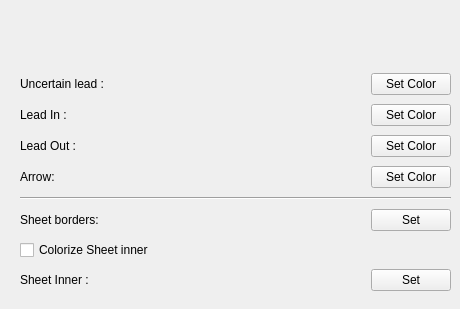
      <widget class="QWidget" name="page_color_lead">
       <widget class="QWidget" name="verticalLayoutWidget_4">
        <property name="geometry">
         <rect>
          <x>20</x>
          <y>70</y>
          <width>431</width>
          <height>230</height>
         </rect>
        </property>
        <layout class="QVBoxLayout" name="verticalLayout_4">
         <item>
          <layout class="QHBoxLayout" name="horizontalLayLeadUncer">
           <item>
            <widget class="QLabel" name="label_27">
             <property name="text">
              <string>Uncertain lead :</string>
             </property>
             <property name="buddy">
              <cstring>penPB_6</cstring>
             </property>
            </widget>
           </item>
           <item>
            <spacer name="horizoUncerlead">
             <property name="orientation">
              <enum>Qt::Horizontal</enum>
             </property>
             <property name="sizeType">
              <enum>QSizePolicy::Expanding</enum>
             </property>
             <property name="sizeHint" stdset="0">
              <size>
               <width>100</width>
               <height>20</height>
              </size>
             </property>
            </spacer>
           </item>
           <item>
            <widget class="QPushButton" name="penPB_6">
             <property name="text">
              <string>Set Color</string>
             </property>
            </widget>
           </item>
          </layout>
         </item>
         <item>
          <layout class="QHBoxLayout" name="horizontalLayout_10">
           <item>
            <widget class="QLabel" name="label_14">
             <property name="text">
              <string>Lead In :</string>
             </property>
             <property name="buddy">
              <cstring>penPB_2</cstring>
             </property>
            </widget>
           </item>
           <item>
            <spacer name="horizontalSpac_6">
             <property name="orientation">
              <enum>Qt::Horizontal</enum>
             </property>
             <property name="sizeType">
              <enum>QSizePolicy::Expanding</enum>
             </property>
             <property name="sizeHint" stdset="0">
              <size>
               <width>100</width>
               <height>20</height>
              </size>
             </property>
            </spacer>
           </item>
           <item>
            <widget class="QPushButton" name="penPB_2">
             <property name="text">
              <string>Set Color</string>
             </property>
            </widget>
           </item>
          </layout>
         </item>
         <item>
          <layout class="QHBoxLayout" name="horizontalLayout_19">
           <item>
            <widget class="QLabel" name="label_22">
             <property name="text">
              <string>Lead Out :</string>
             </property>
             <property name="buddy">
              <cstring>penPB_3</cstring>
             </property>
            </widget>
           </item>
           <item>
            <spacer name="horizoalSpacer_6">
             <property name="orientation">
              <enum>Qt::Horizontal</enum>
             </property>
             <property name="sizeType">
              <enum>QSizePolicy::Expanding</enum>
             </property>
             <property name="sizeHint" stdset="0">
              <size>
               <width>100</width>
               <height>20</height>
              </size>
             </property>
            </spacer>
           </item>
           <item>
            <widget class="QPushButton" name="penPB_3">
             <property name="text">
              <string>Set Color</string>
             </property>
            </widget>
           </item>
          </layout>
         </item>
         <item>
          <layout class="QHBoxLayout" name="horizontalLayout_20">
           <item>
            <widget class="QLabel" name="label_23">
             <property name="text">
              <string>Arrow:</string>
             </property>
             <property name="buddy">
              <cstring>penPB_4</cstring>
             </property>
            </widget>
           </item>
           <item>
            <spacer name="hozontalSpacer_6">
             <property name="orientation">
              <enum>Qt::Horizontal</enum>
             </property>
             <property name="sizeType">
              <enum>QSizePolicy::Expanding</enum>
             </property>
             <property name="sizeHint" stdset="0">
              <size>
               <width>100</width>
               <height>20</height>
              </size>
             </property>
            </spacer>
           </item>
           <item>
            <widget class="QPushButton" name="penPB_4">
             <property name="text">
              <string>Set Color</string>
             </property>
            </widget>
           </item>
          </layout>
         </item>
         <item>
          <widget class="Line" name="line_2">
           <property name="orientation">
            <enum>Qt::Horizontal</enum>
           </property>
          </widget>
         </item>
         <item>
          <layout class="QHBoxLayout" name="horizontalLayout_22">
           <item>
            <widget class="QLabel" name="label_30">
             <property name="text">
              <string>Sheet borders:</string>
             </property>
             <property name="buddy">
              <cstring>sheetPenPB</cstring>
             </property>
            </widget>
           </item>
           <item>
            <spacer name="horizontalSpacer_12">
             <property name="orientation">
              <enum>Qt::Horizontal</enum>
             </property>
             <property name="sizeHint" stdset="0">
              <size>
               <width>40</width>
               <height>20</height>
              </size>
             </property>
            </spacer>
           </item>
           <item>
            <widget class="QPushButton" name="sheetPenPB">
             <property name="text">
              <string>Set</string>
             </property>
            </widget>
           </item>
          </layout>
         </item>
         <item>
          <widget class="QCheckBox" name="InnerColorSheetCHK">
           <property name="text">
            <string>Colorize Sheet inner </string>
           </property>
          </widget>
         </item>
         <item>
          <layout class="QHBoxLayout" name="horizontalLayout_16">
           <item>
            <widget class="QLabel" name="label_29">
             <property name="text">
              <string>Sheet Inner :</string>
             </property>
             <property name="buddy">
              <cstring>sheetBrushPB</cstring>
             </property>
            </widget>
           </item>
           <item>
            <spacer name="horizontalSpacer_13">
             <property name="orientation">
              <enum>Qt::Horizontal</enum>
             </property>
             <property name="sizeHint" stdset="0">
              <size>
               <width>40</width>
               <height>20</height>
              </size>
             </property>
            </spacer>
           </item>
           <item>
            <widget class="QPushButton" name="sheetBrushPB">
             <property name="text">
              <string>Set</string>
             </property>
            </widget>
           </item>
          </layout>
         </item>
        </layout>
       </widget>
      </widget>
